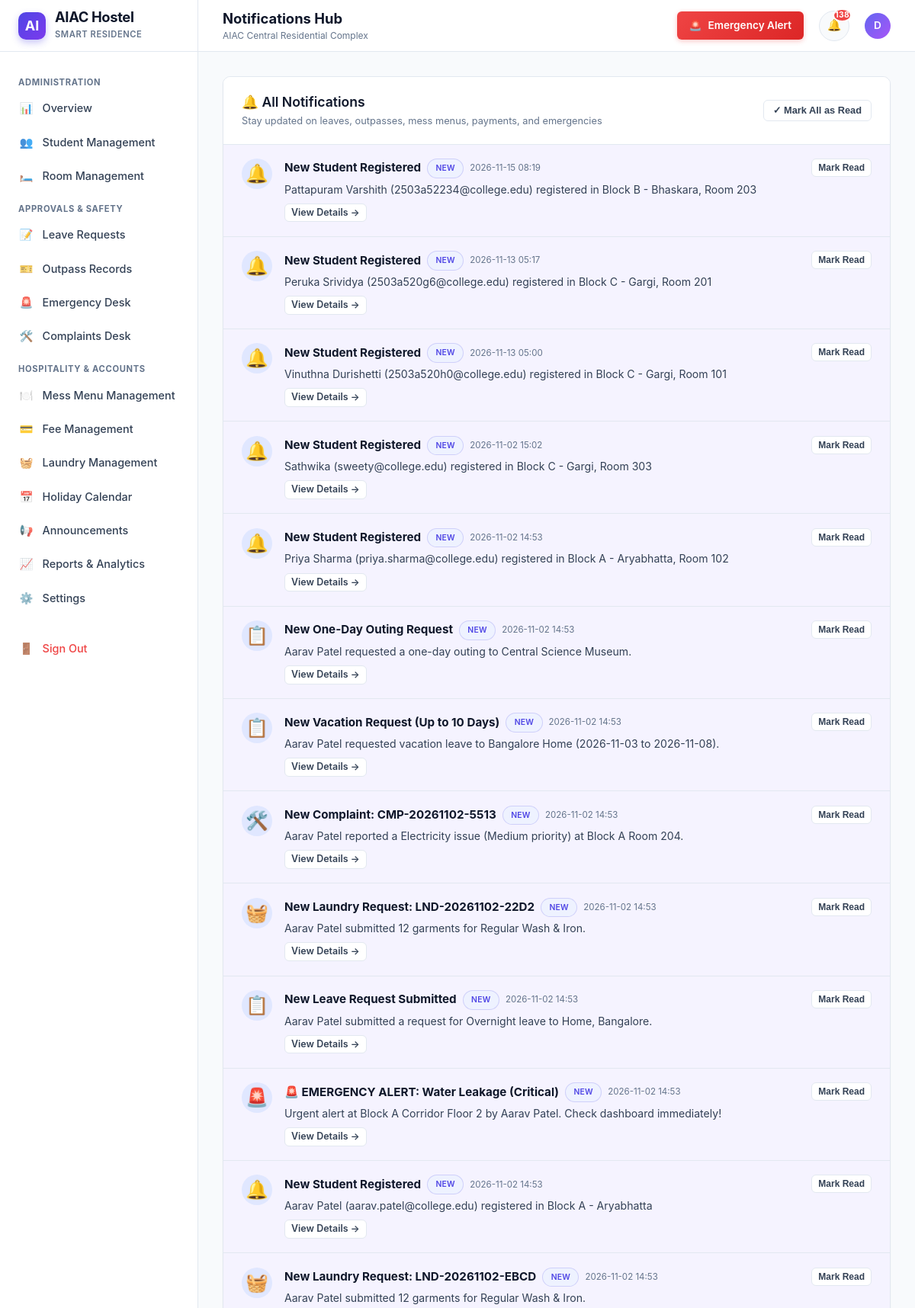
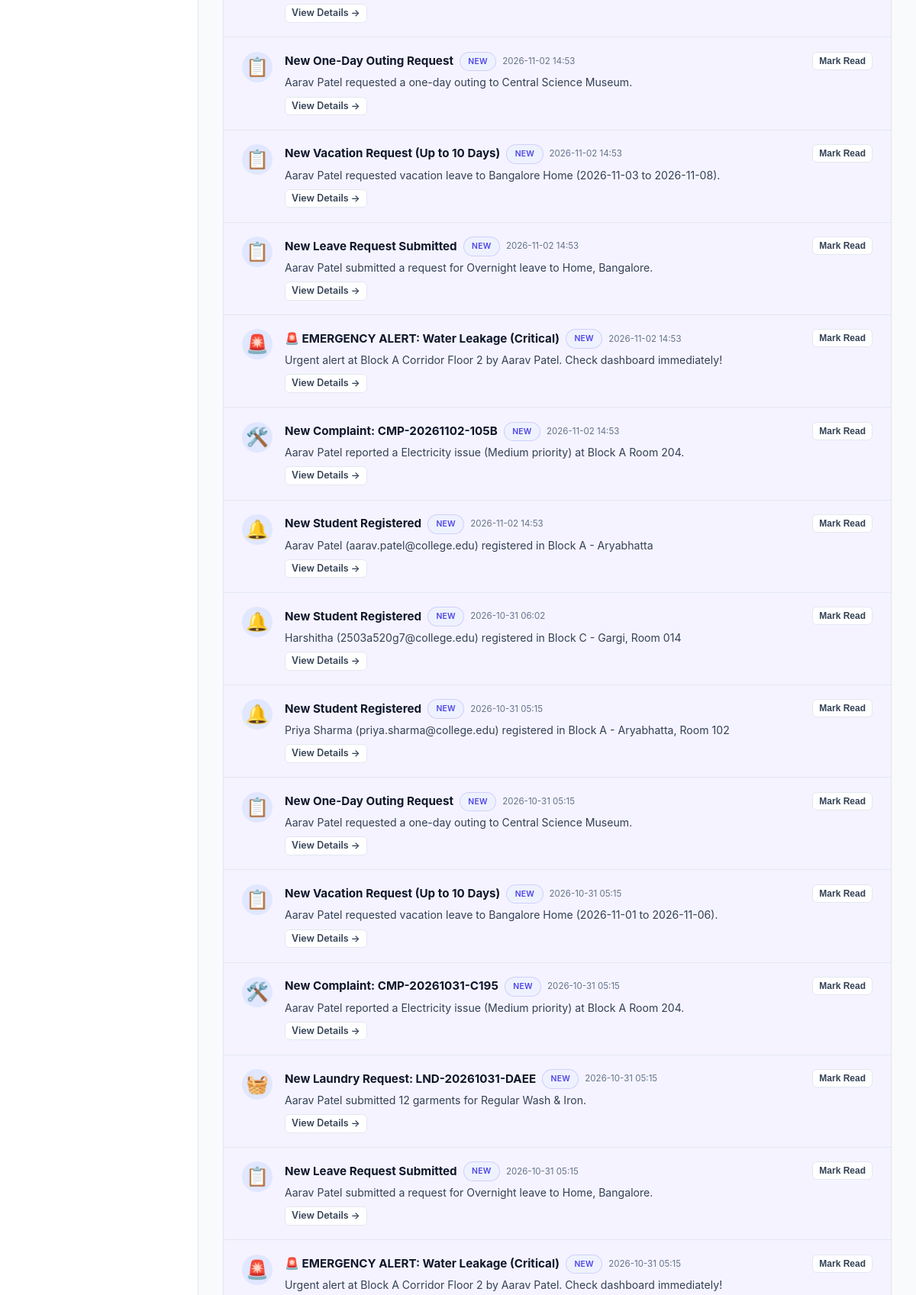
Page /notifications (signed in, upper part) on the committed database (2 pictures, top to bottom).
### tables this page shows
CREATE TABLE system_settings (
        key TEXT PRIMARY KEY,
        value TEXT NOT NULL,
        description TEXT
    );

CREATE TABLE users (
        id INTEGER PRIMARY KEY AUTOINCREMENT,
        name TEXT NOT NULL,
        email TEXT NOT NULL UNIQUE,
        password_hash TEXT NOT NULL,
        role TEXT NOT NULL DEFAULT 'student',
        hostel_block TEXT,
        academic_year TEXT,
        room_id INTEGER,
        phone TEXT,
        status TEXT DEFAULT 'active',
        created_at TIMESTAMP DEFAULT CURRENT_TIMESTAMP,
        updated_at TIMESTAMP DEFAULT CURRENT_TIMESTAMP, student_id TEXT, department TEXT, guardian_name TEXT, guardian_phone TEXT, room_number TEXT, room_type TEXT,
        FOREIGN KEY (room_id) REFERENCES rooms(id) ON DELETE SET NULL
    );

CREATE TABLE notifications (
        id INTEGER PRIMARY KEY AUTOINCREMENT,
        user_id INTEGER,
        title TEXT NOT NULL,
        message TEXT NOT NULL,
        link TEXT,
        type TEXT DEFAULT 'general',
        is_read INTEGER DEFAULT 0,
        created_at TIMESTAMP DEFAULT CURRENT_TIMESTAMP,
        FOREIGN KEY (user_id) REFERENCES users(id) ON DELETE CASCADE
    );

### app.py (the view)
@app.route('/notifications')
@login_required
def notifications():
    user_id = session['user_id']
    role = session.get('role')
    conn = database.get_db()
    if role == 'warden':
        items = conn.execute('''
            SELECT * FROM notifications
            WHERE user_id = ? OR user_id = 0 OR user_id IS NULL
            ORDER BY created_at DESC
        ''', (user_id,)).fetchall()
    else:
        items = conn.execute('''
            SELECT * FROM notifications WHERE user_id = ? ORDER BY created_at DESC
        ''', (user_id,)).fetchall()
    conn.close()
    return render_template('notifications.html', notifications=items)

### app.py (called while the page is built)
def get_current_user():
    user_id = session.get('user_id')
    if not user_id:
        return None
    conn = database.get_db()
    user = conn.execute('SELECT * FROM users WHERE id = ?', (user_id,)).fetchone()
    conn.close()
    return user

def login_required(f):
    @wraps(f)
    def decorated_function(*args, **kwargs):
        if 'user_id' not in session:
            flash('Please log in to access this page.', 'warning')
            return redirect(url_for('login', next=request.path))
        return f(*args, **kwargs)
    return decorated_function

### database.py (called while the page is built)
def get_db(db_path=None):
    target_path = db_path or DATABASE_PATH
    conn = sqlite3.connect(target_path, timeout=30.0)
    conn.row_factory = sqlite3.Row
    conn.execute('PRAGMA foreign_keys = ON;')
    return conn

def get_setting(key, default=None):
    conn = get_db()
    row = conn.execute('SELECT value FROM system_settings WHERE key = ?', (key,)).fetchone()
    conn.close()
    if row:
        return row['value']
    return default

### templates/notifications.html (shortened to what this page needs)
{% extends "base.html" %}
{% block page_title %}Notifications Hub{% endblock %}
{% block content %}
<div class="content-card" style="max-width: 900px; margin: 0 auto;">
  <div class="card-header-bar">
    <div>
      <h3>🔔 All Notifications</h3>
      <p>Stay updated on leaves, outpasses, mess menus, payments, and emergencies</p>
    </div>
    {% if notifications %}
      <form action="{{ url_for('mark_all_notifications_read') }}" method="POST">
        <button type="submit" class="btn btn-secondary btn-sm">
          ✓ Mark All as Read
        </button>
      </form>
    {% endif %}
  </div>
  <div class="card-body" style="padding: 0;">
    {% if notifications %}
      <div style="display: grid;">
        {% for n in notifications %}
          <div style="padding: 1.15rem 1.5rem; border-bottom: 1px solid var(--border); display: flex; align-items: flex-start; justify-content: space-between; gap: 1rem; background: {{ '#ffffff' if n.is_read else '#f5f3ff' }}; transition: var(--transition);">
            <div style="display: flex; gap: 1rem; align-items: flex-start;">
              <div style="font-size: 1.5rem; width: 40px; height: 40px; border-radius: 50%; background: {{ '#e0e7ff' if not n.is_read else '#f1f5f9' }}; display: flex; align-items: center; justify-content: center; flex-shrink: 0;">
                {% if n.type == 'leave' %}📋
                {% elif n.type == 'outpass' %}🎫
                {% elif n.type == 'emergency' %}🚨
                {% elif n.type == 'complaint' %}🛠️
                {% elif n.type == 'fee' %}💳
                {% elif n.type == 'mess' %}🍽️
                {% elif n.type == 'laundry' %}🧺
                {% elif n.type == 'announcement' %}📢
                {% else %}🔔{% endif %}
              </div>
              <div>
                <div style="display: flex; align-items: center; gap: 0.5rem; flex-wrap: wrap;">
                  <h4 style="font-size: 0.95rem; font-weight: 700; color: var(--dark-navy);">
                    {{ n.title }}
                  </h4>
                  {% if not n.is_read %}
                    <span class="badge badge-primary" style="font-size: 0.65rem;">NEW</span>
                  {% endif %}
                  <span style="font-size: 0.72rem; color: var(--muted-text);">{{ n.created_at[:16] }}</span>
                </div>
                <p style="font-size: 0.88rem; color: var(--slate-text); margin-top: 0.25rem;">
                  {{ n.message }}
                </p>
                {% if n.link %}
                  <div style="margin-top: 0.5rem;">
                    <a href="{{ n.link }}" class="btn btn-secondary btn-sm" style="padding: 2px 8px; font-size: 0.78rem;">
                      View Details →
                    </a>
                  </div>
                {% endif %}
              </div>
            </div>
            {% if not n.is_read %}
              <div>
                <button type="button" class="btn btn-secondary btn-sm" onclick="markRead({{ n.id }}, this)" style="padding: 4px 8px; font-size: 0.75rem;">
                  Mark Read
                </button>
              </div>
            {% endif %}
          </div>
        {% endfor %}
      </div>
    {% else %}
      <div class="empty-state">
        <div class="empty-state-icon">🔔</div>
        <h4>No Notifications</h4>
        <p>You do not have any notification records yet.</p>
      </div>
    {% endif %}
  </div>
</div>
{% endblock %}

### templates/base.html (shortened to what this page needs)
<!DOCTYPE html>
<html lang="en">
<head>
  <link rel="stylesheet" href="{{ url_for('static', filename='css/style.css') }}">
</head>
<body>
<div class="app-wrapper">
  <aside class="sidebar" id="sidebar">
    <div class="sidebar-header">
      <div class="brand-logo">AI</div>
      <div class="brand-text">
        <h1>AIAC Hostel</h1>
        <span>Smart Residence</span>
      </div>
    </div>
    <nav class="sidebar-nav">
      {% if current_user and current_user.role == 'warden' %}
        <div class="nav-group-label">Administration</div>
        <a href="{{ url_for('warden_dashboard') }}" class="nav-item {% if request.path == '/warden/dashboard' %}active{% endif %}">
          <span class="icon">📊</span> Overview
        </a>
        <a href="{{ url_for('warden_students') }}" class="nav-item {% if '/warden/students' in request.path %}active{% endif %}">
          <span class="icon">👥</span> Student Management
        </a>
        <a href="{{ url_for('warden_rooms') }}" class="nav-item {% if '/warden/rooms' in request.path %}active{% endif %}">
          <span class="icon">🛏️</span> Room Management
        </a>
        <div class="nav-group-label">Approvals & Safety</div>
        <a href="{{ url_for('warden_leave_requests') }}" class="nav-item {% if '/warden/leave-requests' in request.path %}active{% endif %}">
          <span class="icon">📝</span> Leave Requests
        </a>
        <a href="{{ url_for('warden_outpasses') }}" class="nav-item {% if '/warden/outpasses' in request.path %}active{% endif %}">
          <span class="icon">🎫</span> Outpass Records
        </a>
        <a href="{{ url_for('warden_emergencies') }}" class="nav-item {% if '/warden/emergencies' in request.path %}active{% endif %}">
          <span class="icon">🚨</span> Emergency Desk
        </a>
        <a href="{{ url_for('warden_complaints') }}" class="nav-item {% if '/warden/complaints' in request.path %}active{% endif %}">
          <span class="icon">🛠️</span> Complaints Desk
        </a>
        <div class="nav-group-label">Hospitality & Accounts</div>
        <a href="{{ url_for('warden_mess_menu') }}" class="nav-item {% if '/warden/mess-menu' in request.path %}active{% endif %}">
          <span class="icon">🍽️</span> Mess Menu Management
        </a>
        <a href="{{ url_for('warden_fees') }}" class="nav-item {% if '/warden/fees' in request.path %}active{% endif %}">
          <span class="icon">💳</span> Fee Management
        </a>
        <a href="{{ url_for('warden_laundry') }}" class="nav-item {% if '/warden/laundry' in request.path %}active{% endif %}">
          <span class="icon">🧺</span> Laundry Management
        </a>
        <a href="{{ url_for('holiday_calendar') }}" class="nav-item {% if request.path == '/holiday-calendar' %}active{% endif %}">
          <span class="icon">📅</span> Holiday Calendar
        </a>
        <a href="{{ url_for('warden_announcements') }}" class="nav-item {% if '/warden/announcements' in request.path %}active{% endif %}">
          <span class="icon">📢</span> Announcements
        </a>
        <a href="{{ url_for('warden_reports') }}" class="nav-item {% if '/warden/reports' in request.path %}active{% endif %}">
          <span class="icon">📈</span> Reports & Analytics
        </a>
        <a href="{{ url_for('warden_settings') }}" class="nav-item {% if '/warden/settings' in request.path %}active{% endif %}">
          <span class="icon">⚙️</span> Settings
        </a>
      {% endif %}
      <div style="margin-top: 1.5rem;">
        <a href="{{ url_for('logout') }}" class="nav-item" style="color: var(--danger);">
          <span class="icon">🚪</span> Sign Out
        </a>
      </div>
    </nav>
  </aside>
  <div class="main-wrapper">
    <header class="topbar">
      <div class="topbar-left">
        <div class="topbar-title">
          <h2>{% block page_title %}Dashboard{% endblock %}</h2>
          <p>{{ hostel_name }}</p>
        </div>
      </div>
      <div class="topbar-right">
        {% if current_user %}
          <a href="{{ url_for('emergency_support') if current_user.role == 'student' else url_for('warden_emergencies') }}" class="emergency-btn-top">
            <span>🚨</span> Emergency Alert
          </a>
          <a href="{{ url_for('notifications') }}" class="notification-bell" title="Notifications">
            <span>🔔</span>
            {% if unread_notifications_count > 0 %}
              <span class="badge">{{ unread_notifications_count }}</span>
            {% endif %}
          </a>
          <a href="{{ url_for('profile') if current_user.role == 'student' else url_for('warden_settings') }}" style="display:flex; align-items:center; gap:0.5rem; text-decoration:none;">
            <div class="avatar-circle" style="width:34px; height:34px; font-size:0.85rem;">
              {{ current_user.name[0] | upper }}
            </div>
          </a>
        {% else %}
          <div style="display:flex; gap:0.5rem;">
            <a href="{{ url_for('login') }}" class="btn btn-primary btn-sm">Sign In</a>
            <a href="{{ url_for('register') }}" class="btn btn-secondary btn-sm">Register</a>
          </div>
        {% endif %}
      </div>
    </header>
    <main class="page-container">
      {% block content %}{% endblock %}
    </main>
  </div>
</div>
</body>
</html>

### rows in the picture
system_settings: value "AIAC Central Residential Complex"
users: name "D"
notifications: title "New Student Registered", is_read "NEW", created_at "2026-11-15 08:19", message "Pattapuram Varshith (2503a52234@college.edu) registered in Block B - Bhaskara, Room 203"
notifications: title "New Student Registered", is_read "NEW", created_at "2026-11-13 05:17", message "Peruka Srividya (2503a520g6@college.edu) registered in Block C - Gargi, Room 201"
notifications: title "New Student Registered", is_read "NEW", created_at "2026-11-13 05:00", message "Vinuthna Durishetti (2503a520h0@college.edu) registered in Block C - Gargi, Room 101"
notifications: title "New Student Registered", is_read "NEW", created_at "2026-11-02 15:02", message "Sathwika (sweety@college.edu) registered in Block C - Gargi, Room 303"
notifications: title "New Student Registered", is_read "NEW", created_at "2026-11-02 14:53", message "Priya Sharma (priya.sharma@college.edu) registered in Block A - Aryabhatta, Room 102"
notifications: title "New One-Day Outing Request", is_read "NEW", created_at "2026-11-02 14:53", message "Aarav Patel requested a one-day outing to Central Science Museum."
notifications: title "New Vacation Request (Up to 10 Days)", is_read "NEW", created_at "2026-11-02 14:53", message "Aarav Patel requested vacation leave to Bangalore Home (2026-11-03 to 2026-11-08)."
notifications: title "New Complaint: CMP-20261102-5513", is_read "NEW", created_at "2026-11-02 14:53", message "Aarav Patel reported a Electricity issue (Medium priority) at Block A Room 204."
notifications: title "New Laundry Request: LND-20261102-22D2", is_read "NEW", created_at "2026-11-02 14:53", message "Aarav Patel submitted 12 garments for Regular Wash & Iron."
notifications: title "New Leave Request Submitted", is_read "NEW", created_at "2026-11-02 14:53", message "Aarav Patel submitted a request for Overnight leave to Home, Bangalore."
notifications: title "🚨 EMERGENCY ALERT: Water Leakage (Critical)", is_read "NEW", created_at "2026-11-02 14:53", message "Urgent alert at Block A Corridor Floor 2 by Aarav Patel. Check dashboard immediately!"
notifications: title "New Student Registered", is_read "NEW", created_at "2026-11-02 14:53", message "Aarav Patel (aarav.patel@college.edu) registered in Block A - Aryabhatta"
notifications: title "New Laundry Request: LND-20261102-EBCD", is_read "NEW", created_at "2026-11-02 14:53", message "Aarav Patel submitted 12 garments for Regular Wash & Iron."
notifications: title "New One-Day Outing Request", is_read "NEW", created_at "2026-11-02 14:53", message "Aarav Patel requested a one-day outing to Central Science Museum."
notifications: title "New Vacation Request (Up to 10 Days)", is_read "NEW", created_at "2026-11-02 14:53", message "Aarav Patel requested vacation leave to Bangalore Home (2026-11-03 to 2026-11-08)."
notifications: title "New Leave Request Submitted", is_read "NEW", created_at "2026-11-02 14:53", message "Aarav Patel submitted a request for Overnight leave to Home, Bangalore."
notifications: title "🚨 EMERGENCY ALERT: Water Leakage (Critical)", is_read "NEW", created_at "2026-11-02 14:53", message "Urgent alert at Block A Corridor Floor 2 by Aarav Patel. Check dashboard immediately!"
notifications: title "New Complaint: CMP-20261102-105B", is_read "NEW", created_at "2026-11-02 14:53", message "Aarav Patel reported a Electricity issue (Medium priority) at Block A Room 204."
notifications: title "New Student Registered", is_read "NEW", created_at "2026-11-02 14:53", message "Aarav Patel (aarav.patel@college.edu) registered in Block A - Aryabhatta"
notifications: title "New Student Registered", is_read "NEW", created_at "2026-10-31 06:02", message "Harshitha (2503a520g7@college.edu) registered in Block C - Gargi, Room 014"
notifications: title "New Student Registered", is_read "NEW", created_at "2026-10-31 05:15", message "Priya Sharma (priya.sharma@college.edu) registered in Block A - Aryabhatta, Room 102"
notifications: title "New One-Day Outing Request", is_read "NEW", created_at "2026-10-31 05:15", message "Aarav Patel requested a one-day outing to Central Science Museum."
notifications: title "New Vacation Request (Up to 10 Days)", is_read "NEW", created_at "2026-10-31 05:15", message "Aarav Patel requested vacation leave to Bangalore Home (2026-11-01 to 2026-11-06)."
notifications: title "New Complaint: CMP-20261031-C195", is_read "NEW", created_at "2026-10-31 05:15", message "Aarav Patel reported a Electricity issue (Medium priority) at Block A Room 204."
notifications: title "New Laundry Request: LND-20261031-DAEE", is_read "NEW", created_at "2026-10-31 05:15", message "Aarav Patel submitted 12 garments for Regular Wash & Iron."
notifications: title "New Leave Request Submitted", is_read "NEW", created_at "2026-10-31 05:15", message "Aarav Patel submitted a request for Overnight leave to Home, Bangalore."
notifications: title "🚨 EMERGENCY ALERT: Water Leakage (Critical)", is_read "NEW", created_at "2026-10-31 05:15", message "Urgent alert at Block A Corridor Floor 2 by Aarav Patel. Check dashboard immediately!"

### other values in the picture
{{ unread_notifications_count }} "138"
